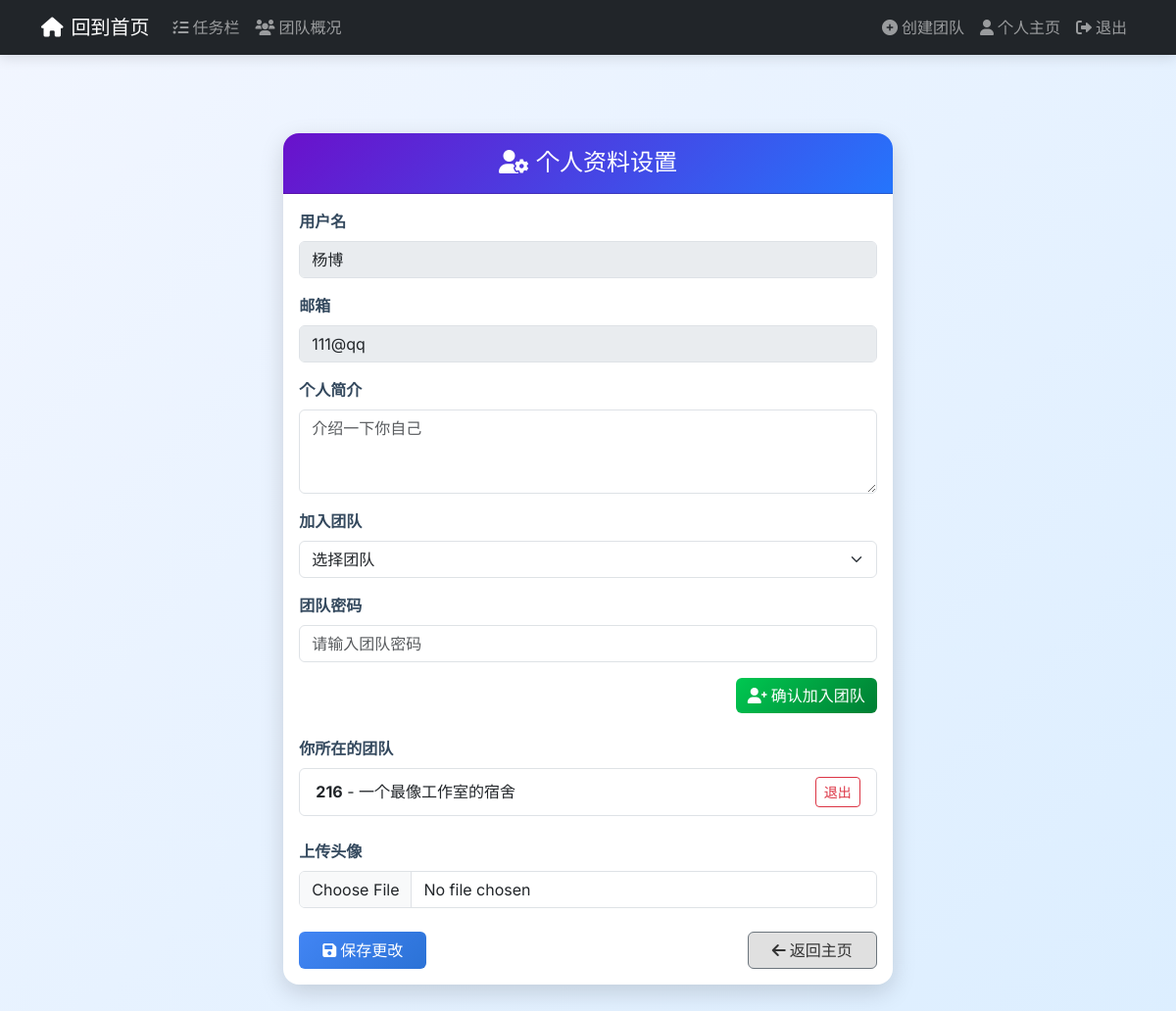
The page /profile (signed in) on the database its author committed.
### app.py (models this page shows, shortened)
class User(db.Model):
    id = db.Column(db.Integer, primary_key=True)
    username = db.Column(db.String(20), unique=True, nullable=False)
    email = db.Column(db.String(120), unique=True, nullable=False)
    password = db.Column(db.String(60), nullable=False)
    profile_picture = db.Column(db.String(20), nullable=True)  # Changed to nullable
    bio = db.Column(db.Text, nullable=True)
    created_at = db.Column(db.DateTime, nullable=True)  # Changed to nullable
    data = db.relationship('UserData',back_populates='user')
    is_admin = db.Column(db.Boolean, default=False)

class Team(db.Model):
    id = db.Column(db.Integer, primary_key=True)
    name = db.Column(db.String(100), nullable=False)
    description = db.Column(db.Text, nullable=True)
    members = db.relationship('User', secondary='team_members', backref='teams')
    password = db.Column(db.String(6), nullable=False)  # 6位数字密码，必填

### app.py (the view, shortened to what this page needs)
@app.route('/profile', methods=['GET', 'POST'])
@login_required
def profile():
    user = User.query.get_or_404(session['user_id'])
    teams = Team.query.all()
    return render_template('profile.html', user=user, teams=teams)

### app.py (called while the page is built)
def login_required(f):
    @wraps(f)
    def decorated_function(*args, **kwargs):
        if 'user_id' not in session:
            flash('Please log in to access this page.', 'warning')
            return redirect(url_for('login'))
        return f(*args, **kwargs)
    return decorated_function

### templates/profile.html (shortened to what this page needs)
{% extends "base.html" %}
{% block content %}
<div class="container mt-5">
    <div class="row justify-content-center">
        <div class="col-lg-8">
            <div class="card">
                <div class="card-header text-center py-3">
                    <h4 class="mb-0"><i class="fas fa-user-cog me-2"></i>个人资料设置</h4>
                </div>
                <div class="card-body">
                    <form method="POST" enctype="multipart/form-data">
                        <div class="mb-3">
                            <label class="form-label">用户名</label>
                            <input type="text" class="form-control" value="{{ user.username }}" disabled>
                        </div>
                        <div class="mb-3">
                            <label class="form-label">邮箱</label>
                            <input type="email" class="form-control" value="{{ user.email }}" disabled>
                        </div>
                        <div class="mb-3">
                            <label for="bio" class="form-label">个人简介</label>
                            <textarea class="form-control" id="bio" name="bio" rows="3" placeholder="介绍一下你自己">{{ user.bio or '' }}</textarea>
                        </div>
                        <div class="mb-3">
                            <label class="form-label">加入团队</label>
                            <select class="form-select" name="team_id">
                                <option value="">选择团队</option>
                            </select>
                        </div>
                        <div class="mb-3">
                            <label for="team_password" class="form-label">团队密码</label>
                            <input type="password" class="form-control" id="team_password" name="team_password" placeholder="请输入团队密码">
                        </div>
                        <div class="mb-4 text-end">
                            <button type="submit" class="btn btn-success" name="action" value="join_team">
                                <i class="fas fa-user-plus me-1"></i>确认加入团队
                            </button>
                        </div>
                        <div class="mb-4">
                            <label class="form-label">你所在的团队</label>
                            <ul class="list-group">
                                {% if user.teams %}
                                    {% for team in user.teams %}
                                    <li class="list-group-item d-flex justify-content-between align-items-center">
                                        <div>
                                            <strong>{{ team.name }}</strong>
                                            {% if team.description %} - {{ team.description }}{% endif %}
                                        </div>
                                        <a href="{{ url_for('leave_team', team_id=team.id) }}" class="btn btn-outline-danger btn-sm"
                                           onclick="return confirm('确定要退出该团队吗？')">
                                            退出
                                        </a>
                                    </li>
                                    {% endfor %}
                                {% else %}
                                    <li class="list-group-item text-muted">你当前未加入任何团队。</li>
                                {% endif %}
                            </ul>
                        </div>
                        <div class="mb-3">
                            <label for="profile_picture" class="form-label">上传头像</label>
                            <input type="file" class="form-control" id="profile_picture" name="profile_picture" accept="image/*">
                        </div>
                        <div class="d-flex justify-content-between mt-4">
                            <button type="submit" class="btn btn-primary px-4">
                                <i class="fas fa-save me-1"></i>保存更改
                            </button>
                            <a href="{{ url_for('dashboard') }}" class="btn btn-secondary px-4">
                                <i class="fas fa-arrow-left me-1"></i>返回主页
                            </a>
                        </div>
                    </form>
                </div>
            </div>
        </div>
    </div>
</div>
{% endblock %}

### templates/base.html (style rules this page uses)
body { font-family: 'Inter', sans-serif; background: linear-gradient(to right, #f7f8fc, #eef1f5); min-height: 100vh; }

### templates/profile.html (style rules this page uses)
body { background: linear-gradient(135deg, #f2f6ff, #dceeff); }
.card { border-radius: 1rem; overflow: hidden; box-shadow: 0 8px 24px rgba(0, 0, 0, 0.15); border: none; }
.card-header { background: linear-gradient(135deg, #6a11cb, #2575fc); color: white; }
.btn-success { background: linear-gradient(135deg, #00c851, #007e33); border: none; }
.btn-primary { background: linear-gradient(135deg, #4285f4, #2b72d6); border: none; }
.btn-secondary { background-color: #e0e0e0; color: #333; }
.form-label { font-weight: 600; color: #34495e; }

### rows shown on the page
User: username "杨博", email "111@qq"
Team: name "216", description "一个最像工作室的宿舍"
